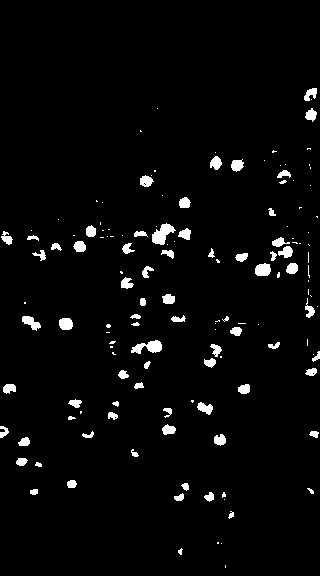
#> input picture detection/scpye/image/red_pred.png, 320 x 576 px
$ python compare_pred_pos.py   (older library calls are emulated)
#> lines starting #> are read from the running program, lines starting #| are printed output that depends on the picture; after the words box and inside, x2 and y2 are one past the last pixel; in counts of white or black regions, pixels touching at a corner belong together
### detection/scpye/scpye/blob_analysis.py
from __future__ import print_function, division, absolute_import
import cv2
import numpy as np
from scpye.bounding_box import bbox_area, extract_bbox
from skimage.feature import peak_local_max
from skimage.morphology import watershed
import scipy.ndimage as ndi

"""
http://scikit-image.org/docs/dev/api/skimage.measure.html#skimage.measure.regionprops
"""

blob_dtype = [('bbox', np.int, 4), ('area', np.float, 1)]


def region_props(contours, min_area=0):
    """
    :param contours:
    :return:
    """
    blobs = []
    cntrs = []
    for cntr in contours:
        area = cv2.contourArea(cntr)
        # Need len(cntr) >= 5 to fit ellipse
        if area > min_area:
            # Bbox
            bbox = np.array(cv2.boundingRect(cntr))
            # bbox_area = bbox[-1] * bbox[-2]
            aspect = bbox[-1] / bbox[-2]
            # [17 lines of commented-out code are left out]
            blob = np.array((bbox, area), dtype=blob_dtype)
            blobs.append(blob)
            cntrs.append(cntr)

    blobs = np.array(blobs)
    return blobs, cntrs


# [26 lines left out: functions region_props_bw, gray_from_bw, not called in this run]


def moment_centroid(mmt):
    return np.array([mmt['m10'] / mmt['m00'], mmt['m01'] / mmt['m00']])


def morph_opening(bw, ksize=3, iters=1):
    """
    http://docs.opencv.org/2.4/doc/tutorials/imgproc/opening_closing_hats/opening_closing_hats.html
    http://docs.opencv.org/master/d9/d61/tutorial_py_morphological_ops.html#gsc.tab=0
    :param bw: binary image
    :param ksize: kernel size
    :param iters: number of iterations
    :return: binary image after opening
    :rtype: numpy.ndarray
    """
    kernel = cv2.getStructuringElement(cv2.MORPH_ELLIPSE, (ksize, ksize))
    bw_opened = cv2.morphologyEx(bw, cv2.MORPH_OPEN, kernel=kernel,
                                 iterations=iters)
    return bw_opened


def morph_closing(bw, ksize=3, iters=1):
    """
    :param bw: binary image
    :param ksize: kernel size
    :param iters: number of iterations
    :return: binary image after closing
    :rtype: numpy.ndarray
    """
    kernel = cv2.getStructuringElement(cv2.MORPH_ELLIPSE, (ksize, ksize))
    bw_closed = cv2.morphologyEx(bw, cv2.MORPH_CLOSE, kernel, iterations=iters)
    return bw_closed


# [10 lines left out: function find_contours, not called in this run]


def clean_bw(bw, ksize=3, iters=1):
    """
    Clean binary image by doing a opening followed by a closing
    :param bw: binary image
    :param ksize: kernel size
    :param iters: number of iterations
    :return: cleaned binary image
    """
    bw = morph_opening(bw, ksize=ksize, iters=iters)
    bw = morph_closing(bw, ksize=ksize, iters=iters)
    return bw


# [42 lines left out: functions fill_bw, split_blob, not called in this run]

### detection/scpye/scripts/compare_pred_pos.py
# -*- coding: utf-8 -*-
"""
Created on Fri Feb  5 13:35:01 2016

@author: chao
"""
from __future__ import division

import os

from scpye.region_props import find_contours

cwd = os.getcwd()
from scpye.visualization import *
from scpye.blob_analysis import *

img_dir = os.path.join(cwd, '../image')
bw_file = os.path.join(img_dir, 'red_pred.png')
pos_file = os.path.join(img_dir, 'red_pos.png')
bw = cv2.imread(bw_file, cv2.IMREAD_GRAYSCALE)
#> bw: shape (576, 320); 3.2% white; 142 white regions (69 under 20 px), largest, box (x1, y1, x2, y2) and area: (152, 223, 176, 245) 281, (131, 340, 162, 354) 249, (255, 263, 271, 276) 172
pos = cv2.imread(pos_file, cv2.IMREAD_GRAYSCALE)
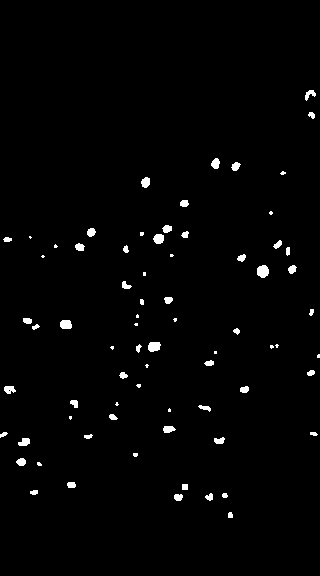
#> input picture detection/scpye/image/red_pos.png, 320 x 576 px
#> pos: shape (576, 320); 1.5% white; 73 white regions (23 under 20 px), largest, box (x1, y1, x2, y2) and area: (257, 265, 269, 278) 124, (148, 342, 161, 352) 107, (60, 320, 72, 329) 96

bw_pred = clean_bw(bw)
#> in morph_opening, `bw_opened = cv2.morphologyEx(bw, cv2.MORPH_OPEN, kernel=kernel, iterat..`:
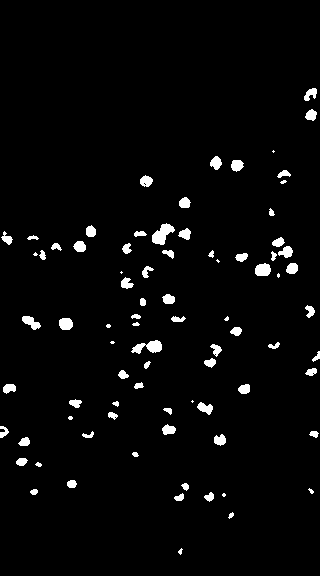
#> bw_opened: shape (576, 320); 3% white; 82 white regions (14 under 20 px), largest, box (x1, y1, x2, y2) and area: (152, 223, 175, 245) 275, (131, 340, 162, 354) 242, (255, 263, 271, 276) 171
#> in morph_closing, `bw_closed = cv2.morphologyEx(bw, cv2.MORPH_CLOSE, kernel, iterations=i..`: bw_closed: shape (576, 320); 3% white; 81 white regions (14 under 20 px), largest, box (x1, y1, x2, y2) and area: (152, 223, 175, 245) 277, (131, 340, 162, 354) 243, (255, 263, 271, 276) 171

# %%
blbs_pred, cnts_pred = region_props(bw_pred)
#> the loop in region_props, `for cntr in contours:` made 1 pass
#> after the loop in region_props, `for cntr in contours:`: blobs = []
#> (the run stopped early here; a loop or call above may not have finished)
